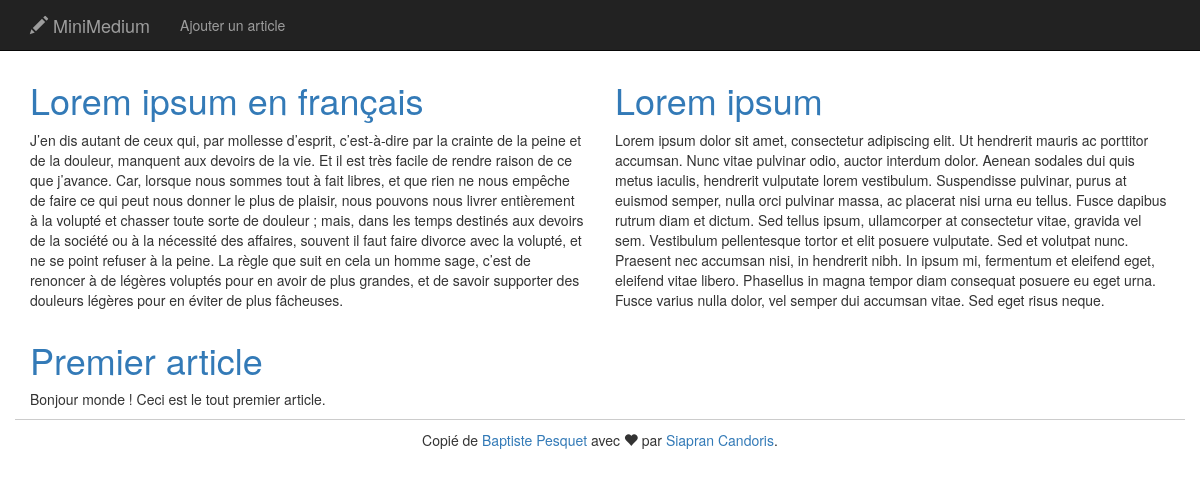
The page / on the database its author committed.
### tables this page shows
create table t_article (
    art_id integer not null primary key auto_increment,
    art_title varchar(100) not null,
    art_content varchar(2000) not null
);

### model/dao.php (called while the page is built, shortened)
<?php
require_once("model/article.php");
$dao = new DAO();
class DAO
{
    private $db;
    function __construct() {
        $servername = "localhost";
        $username = "minimedium_user";
        $password = "secret";
        $dbname = "minimedium";
        try {
            $this->db = new PDO("mysql:host=$servername;dbname=$dbname", $username, $password);
            $this->db->setAttribute(PDO::ATTR_ERRMODE, PDO::ERRMODE_EXCEPTION);
        }
        catch(PDOException $e)
        {
            echo "Connection failed: " . $e->getMessage();
        }
    }
    public function readArticleList()
    {
        try {
            $statement = $this->db->prepare("SELECT * FROM t_article ORDER BY art_id DESC;");
            $statement->execute();
            $res = $statement->fetchAll(PDO::FETCH_CLASS,'Article');
        } catch(PDOException $e) {
            die("PDO Error :" . $e->getMessage());
        }
        return $res;
    }
}
 ?>

### view/article.php (the view)
<div class="col-md-6">
    <h1><a class="articleTitle" href=<?php echo 'article.php?id='.$article->art_id; ?>><?php echo $article->art_title; ?></a></h1>
    <p>
        <?php echo $article->art_content ?>
    </p>
</div>

### view/article_list.php
<?php
foreach ($list as $key => $article) {
    include("view/article.php");
}
?>

### css/style.css (style rules this page uses)
body { padding-top: 60px; }

### rows shown on the page
t_article: art_title "Lorem ipsum en français", art_content "J’en dis autant de ceux qui, par mollesse d’esprit, c’est-à-dire par la crainte de la peine et de la douleur, manquent aux devoirs de la vie. Et il est très facile de rendre raison de ce que j’avance. Car, lorsque nous sommes tout à fait libres, et que rien ne nous empêche de faire ce qui peut nous donner le plus de plaisir, nous pouvons nous livrer entièrement à la volupté et chasser toute sorte de douleur ; mais, dans les temps destinés aux devoirs de la société ou à la nécessité des affaires, souvent il faut faire divorce avec la volupté, et ne se point refuser à la peine. La règle que suit en cela un homme sage, c’est de renoncer à de légères voluptés pour en avoir de plus grandes, et…"
t_article: art_title "Lorem ipsum", art_content "Lorem ipsum dolor sit amet, consectetur adipiscing elit. Ut hendrerit mauris ac porttitor accumsan. Nunc vitae pulvinar odio, auctor interdum dolor. Aenean sodales dui quis metus iaculis, hendrerit vulputate lorem vestibulum. Suspendisse pulvinar, purus at euismod semper, nulla orci pulvinar massa, ac placerat nisi urna eu tellus. Fusce dapibus rutrum diam et dictum. Sed tellus ipsum, ullamcorper at consectetur vitae, gravida vel sem. Vestibulum pellentesque tortor et elit posuere vulputate. Sed et volutpat nunc. Praesent nec accumsan nisi, in hendrerit nibh. In ipsum mi, fermentum et eleifend eget, eleifend vitae libero. Phasellus in magna tempor diam consequat posuere eu eget urna. Fusce…"
t_article: art_title "Premier article", art_content "Bonjour monde ! Ceci est le tout premier article."
